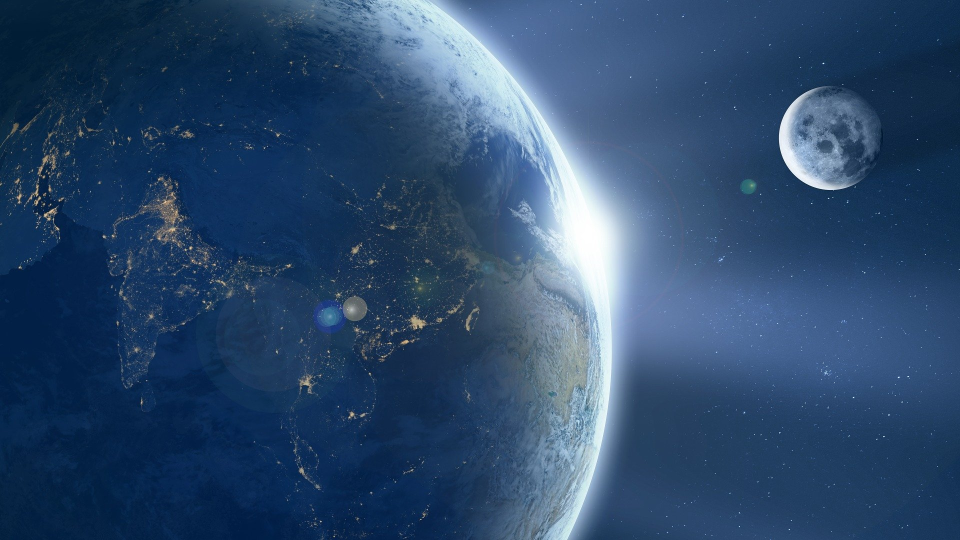
#> input picture opencv/images/earth-1388003_1920.jpg, 1920 x 1080 px (shown at 1/2 size)
$ python spaces.py
#> lines starting #> are read from the running program, lines starting #| are printed output that depends on the picture
import cv2 as cv


img = cv.imread("./images/earth-1388003_1920.jpg")
#> img is the input picture: shape (1080, 1920, 3); mean B, G, R 107.8, 73.8, 45.4


width = int(img.shape[1]*0.5)
#> width = 960
height = int(img.shape[0]*0.5)
#> height = 540

dimensions = (width, height)
#> dimensions = (960, 540)

resize = cv.resize(img, dimensions, interpolation=cv.INTER_AREA)
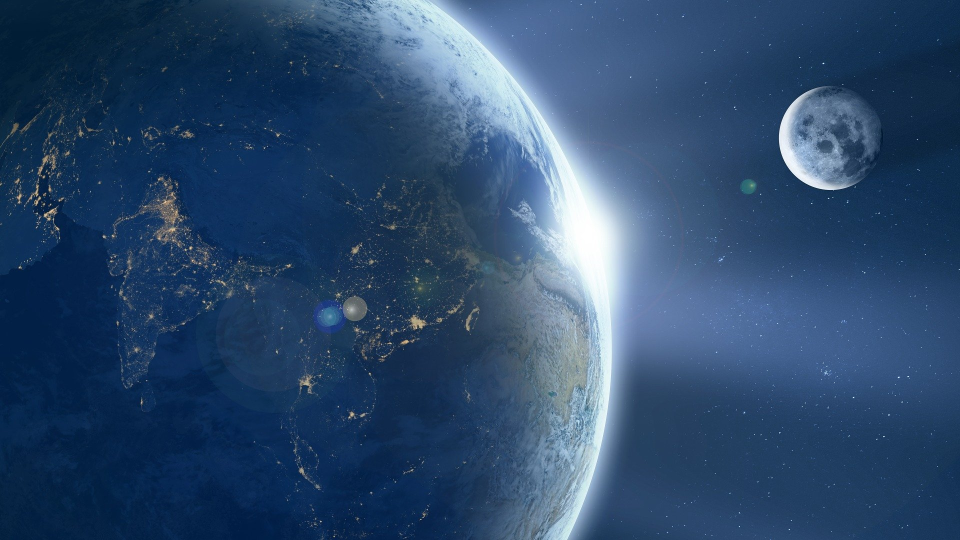
#> resize: shape (540, 960, 3); mean B, G, R 108, 74, 45.5

# BGR to Gray

gray = cv.cvtColor(resize, cv.COLOR_BGR2GRAY)
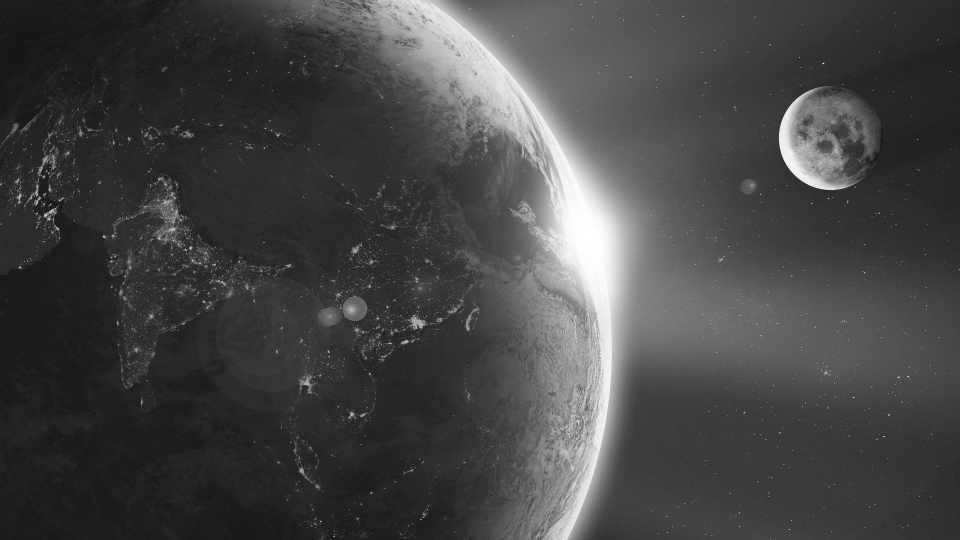
#> gray: shape (540, 960); min 19, max 255, mean 69.3
cv.imshow("gray", gray)

# BGR to HSV

hsv = cv.cvtColor(resize, cv.COLOR_BGR2HSV)
#> hsv: shape (540, 960, 3); mean H, S, V 105.7, 166, 108
cv.imshow('hsv', hsv)

# BGR to l*a*b

Lab = cv.cvtColor(resize, cv.COLOR_BGR2LAB)
#> Lab: shape (540, 960, 3); mean of channels 0, 1, 2 77.1, 129.7, 104.9

cv.imshow("lab", Lab)

cv.waitKey(0)
